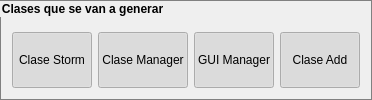
     <widget class="QGroupBox" name="groupBox_9">
      <property name="styleSheet">
       <string notr="true">QGroupBox{
font:bold;
border: 1px solid gray;
}</string>
      </property>
      <property name="title">
       <string>Clases que se van a generar</string>
      </property>
      <layout class="QVBoxLayout" name="verticalLayout">
       <item>
        <widget class="QLabel" name="label_30">
         <property name="sizePolicy">
          <sizepolicy hsizetype="Fixed" vsizetype="Fixed">
           <horstretch>0</horstretch>
           <verstretch>0</verstretch>
          </sizepolicy>
         </property>
         <property name="text">
          <string/>
         </property>
        </widget>
       </item>
       <item>
        <layout class="QHBoxLayout" name="horizontalLayout_35">
         <item>
          <widget class="QPushButton" name="btGenerarCS">
           <property name="sizePolicy">
            <sizepolicy hsizetype="Minimum" vsizetype="Preferred">
             <horstretch>0</horstretch>
             <verstretch>0</verstretch>
            </sizepolicy>
           </property>
           <property name="text">
            <string>Clase Storm</string>
           </property>
           <property name="checkable">
            <bool>true</bool>
           </property>
           <property name="checked">
            <bool>true</bool>
           </property>
          </widget>
         </item>
         <item>
          <widget class="QPushButton" name="btGenerarCM">
           <property name="sizePolicy">
            <sizepolicy hsizetype="Minimum" vsizetype="Preferred">
             <horstretch>0</horstretch>
             <verstretch>0</verstretch>
            </sizepolicy>
           </property>
           <property name="text">
            <string>Clase Manager</string>
           </property>
           <property name="checkable">
            <bool>true</bool>
           </property>
           <property name="checked">
            <bool>true</bool>
           </property>
          </widget>
         </item>
         <item>
          <widget class="QPushButton" name="btGenerarGM">
           <property name="sizePolicy">
            <sizepolicy hsizetype="Minimum" vsizetype="Preferred">
             <horstretch>0</horstretch>
             <verstretch>0</verstretch>
            </sizepolicy>
           </property>
           <property name="text">
            <string>GUI Manager</string>
           </property>
           <property name="checkable">
            <bool>true</bool>
           </property>
           <property name="checked">
            <bool>true</bool>
           </property>
          </widget>
         </item>
         <item>
          <widget class="QPushButton" name="btGenerarAg">
           <property name="sizePolicy">
            <sizepolicy hsizetype="Minimum" vsizetype="Preferred">
             <horstretch>0</horstretch>
             <verstretch>0</verstretch>
            </sizepolicy>
           </property>
           <property name="text">
            <string>Clase Add</string>
           </property>
           <property name="checkable">
            <bool>true</bool>
           </property>
           <property name="checked">
            <bool>true</bool>
           </property>
          </widget>
         </item>
        </layout>
       </item>
      </layout>
     </widget>
